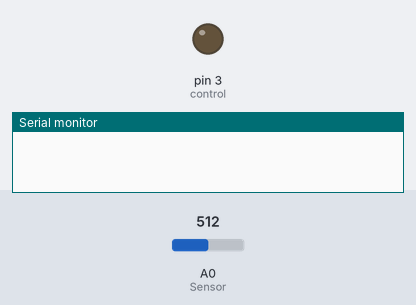
Recording of a sketch running on a simulated Arduino Uno, built with avr-gcc and run on an emulated ATmega328P. Parts: output pins drawn as LEDs (lit = HIGH), the last lines printed to the serial monitor. Inputs (shaded band) come from the test bench; at power-on: A0 (Sensor) = 512. The modem accepts every AT command (registered, SIM ready, sends succeed) and sends nothing else.

Above: at 0.1 s.
At 33.1 s:
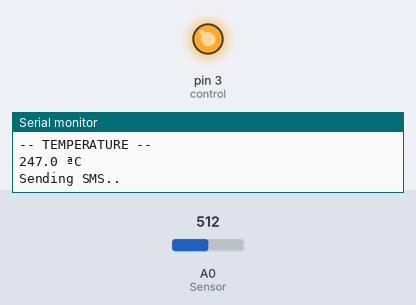
Timing chart, 0 to 34.6 s (numbered marks = the images above):
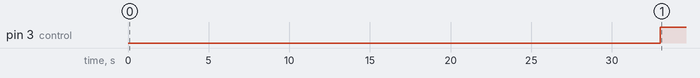

The sketch:

Proyecto_frio.ino
```cpp
int Sensor = 0;         // Pin that reads the temperature
int umbral = 20;        // set temperature
const int control = 3;  // Alarm pin


#include <SoftwareSerial.h>
SoftwareSerial SIM900(7, 8); // Configure the serial port for the SIM900

void setup()
{
  Serial.begin(19200);
  pinMode(control, OUTPUT);

  digitalWrite(9,HIGH); // Activate the feeding by software
  delay(1000);
  digitalWrite(9,LOW);

  delay (5000);
  SIM900.begin(19200); //Set serial port speed for SIM900
  Serial.begin(19200); //Set serial port speed for Arduino
  Serial.println("-- WELCOME TO CONTROL TEMPERATURE --");
  Serial.println("-- LOOKING FOR OPERATOR --");
  delay(1000);
  SIM900.println("AT + CPIN = \"1234\"");
  delay(25000); //Tiempo en encontrar red
  Serial.println("-- OPERATOR FOUND --");
}

void loop() //Funcion para leer temperatura del sensor
{
  int lectura = analogRead(Sensor);
  float voltaje = 5.0 /1024 * lectura;
  float temp = voltaje * 100 -3;
  Serial.println("-- TEMPERATURE --");
  Serial.print(temp,1);
  Serial.println(" ªC");
  delay(1000);


  if (temp >= umbral) {
    digitalWrite(control, HIGH);

    Serial.println("Sending SMS..");
    SIM900.print("AT+CMGF=1\r");
    delay(1000);
    SIM900.println("AT+CMGS=\"626305062\"");
    delay(1000);
    SIM900.print("High temperature, value: ");
    SIM900.print(temp);
    SIM900.println(" C");
    delay(100);
    SIM900.println((char)26);
    delay(100);
    SIM900.println();
    delay(5000);
    Serial.println("SMS sent");

    llamar();
    //while(1);
  }

  else
    digitalWrite(control, LOW);

}

void llamar() // Funcion para realizar llamada
{
  Serial.println("Calling..");
  SIM900.println("ATD626305062;");
  delay(10000);
  SIM900.println("ATH");
  delay(1000);
  Serial.println("Finished call");
}
```

Measured:
- by itself, pin 3 (control): LOW → HIGH at 33.0 s
